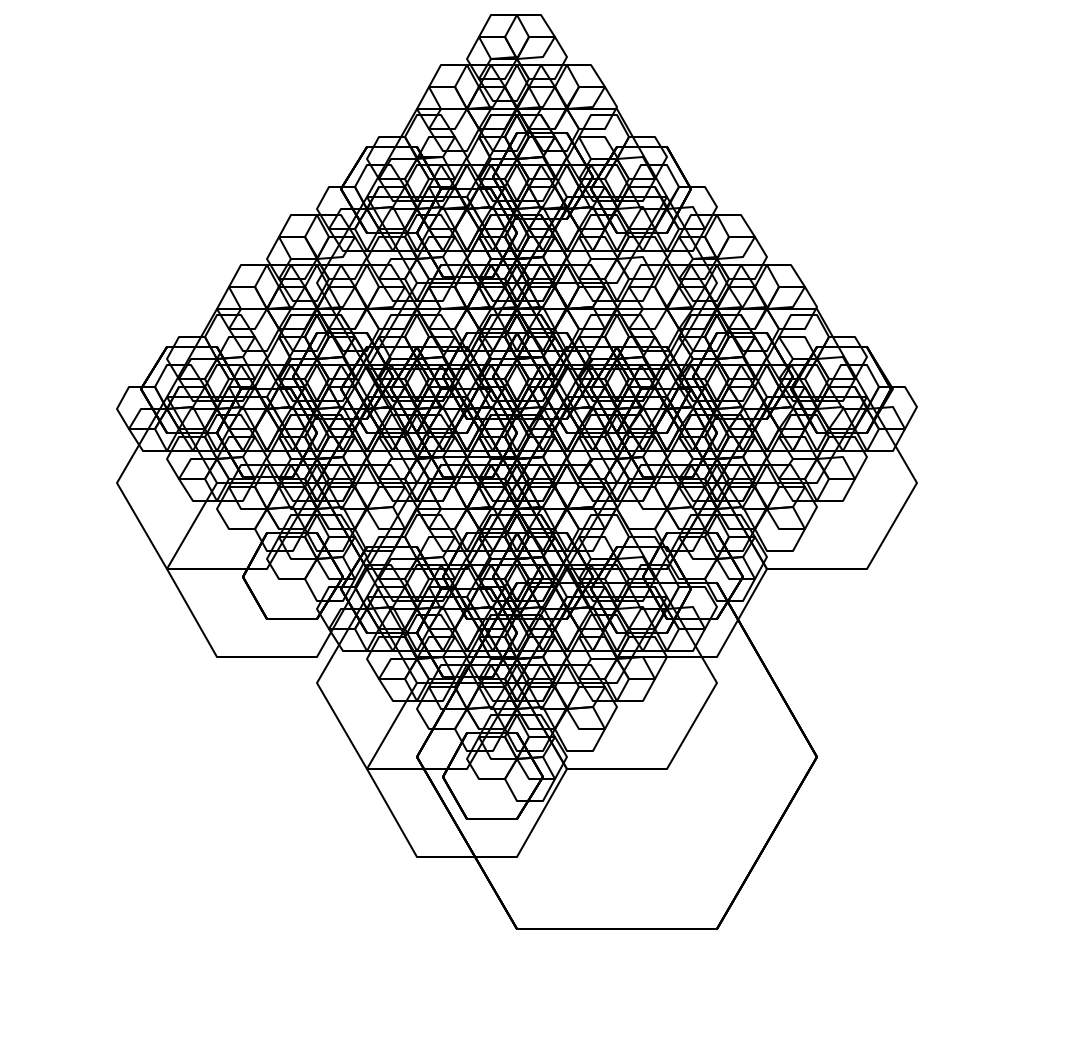

This figure's Python source:

import turtle


def drawDot(george,x, y, radius):
    '''
    This function uses recursive principals to draw hundreds of hexagons.
    To change the depth, change the radius size below.  Inputs are
    george the turtle, starting x coordinate, starting y coordinate, and radius
    of the circle.  Output is a turtle drawing.
    '''
    if radius >10:
        george.up()
        george.goto(x,y)
        george.down()
        george.forward(radius)
        george.right(60)
        george.forward(radius)
        george.right(60)
        george.forward(radius)
        george.right(60)
        george.forward(radius)
        george.right(60)
        george.forward(radius)
        george.right(60)
        george.forward(radius)
        drawDot(george,x+radius,y+radius/2,radius/2)

        george.up()
        george.goto(x,y)
        george.down()
        george.forward(radius)
        george.right(60)
        george.forward(radius)
        george.right(60)
        george.forward(radius)
        george.right(60)
        george.forward(radius)
        george.right(60)
        george.forward(radius)
        george.right(60)
        george.forward(radius)
        drawDot(george,x-radius,y+radius/2,radius/2)
        
        george.up()
        george.goto(x,y)
        george.down()
        george.forward(radius)
        george.right(60)
        george.forward(radius)
        george.right(60)
        george.forward(radius)
        george.right(60)
        george.forward(radius)
        george.right(60)
        george.forward(radius)
        george.right(60)
        george.forward(radius)
        drawDot(george,x,y+radius/2,radius/2)
        
        george.up()
        george.goto(x,y)
        george.down()
        george.forward(radius)
        george.right(60)
        george.forward(radius)
        george.right(60)
        george.forward(radius)
        george.right(60)
        george.forward(radius)
        george.right(60)
        george.forward(radius)
        george.right(60)
        george.forward(radius)
        drawDot(george,x,y-radius/2,radius/2)
        
        george.up()
        george.goto(x,y)
        george.down()
        george.forward(radius)
        george.right(60)
        george.forward(radius)
        george.right(60)
        george.forward(radius)
        george.right(60)
        george.forward(radius)
        george.right(60)
        george.forward(radius)
        george.right(60)
        george.forward(radius)
        drawDot(george,x,y+radius*(1.5),radius/2)
        
        

def main():
    george = turtle.Turtle()
    george.hideturtle()
    george.speed(0)
    george.pendown()
    radius = 100
    x = 0
    y = 000
    drawDot(george,x, y, radius)



main()
